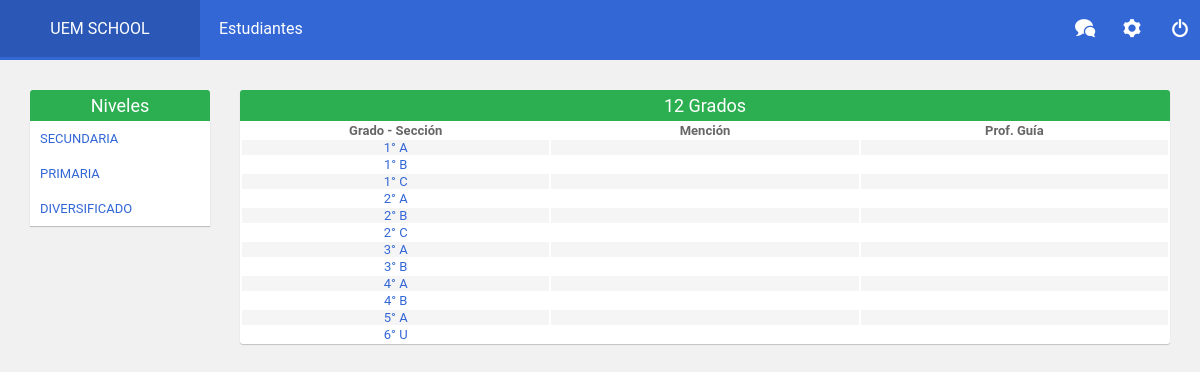
Screenshot of /Estudiantes/Grados/index.php?niv=1 (signed in) with the database file from the repository.
### tables this page shows
CREATE TABLE `grados_secciones` (
  `id` int(20) NOT NULL AUTO_INCREMENT,
  `id_grado` int(20) DEFAULT NULL,
  `desc_grado` varchar(20) DEFAULT NULL,
  `abrev_grado` varchar(20) DEFAULT NULL,
  `id_seccion` int(20) DEFAULT NULL,
  `desc_seccion` varchar(20) DEFAULT NULL,
  `mencion` varchar(50) DEFAULT NULL,
  `nivel` varchar(50) DEFAULT NULL,
  `cedula_prof` varchar(20) DEFAULT NULL,
  PRIMARY KEY (`id`)
);

### Config/Conexion.php (called while the page is built, shortened)
<?php
	class Conexion{
		public $DB = array(
			"host" => "localhost",
			"user" => "root",
			"pass" => "",
			"db"   => "escuela"
		);
		public function __construct(){
			$this->ion = new mysqli($this->DB['host'], $this->DB['user'], $this->DB['pass'], $this->DB['db']);
		}
	}
?>

### Estudiantes/Grados/index.php (the view, shortened to what this page needs)
<?php
	require_once "../../template/profesor.php";
	class index{
		function aside($codg_usr, $nivel){
			$conex = new Conexion;
			$sql = "SELECT a.nivel, b.descripcion
					FROM grados_secciones a, descripciones b
					WHERE b.grupo = 'Niveles'
					AND a.nivel = b.id_desc
					GROUP BY descripcion
					ORDER BY a.id_grado";
			$niveles = $conex->ion->query($sql);
?>
			<aside>
				<div  class="title">Niveles</div>
				<ul>
				<?php
					while ($niv = mysqli_fetch_array($niveles)) {
					echo "<li><a href='".URL."Estudiantes/Grados/index.php?niv=".$niv['nivel']."'>".utf8_encode($niv['descripcion'])."</a></li>";
					}
				?>
				</ul>
				<br>
			</aside>
<?php
		}
		function listado($codg_usr, $nivel){
			$this->nivel = $nivel;
			$conex = new Conexion;
			$sql = "SELECT a.*, b.descripcion
					FROM grados_secciones a, descripciones b
					WHERE a.nivel = '{$this->nivel}'
					AND b.grupo = 'Niveles'
					AND a.nivel = b.id_desc";
			$grados_secciones = $conex->ion->query($sql);
?>
			<div class="list">
			  	<div><p class="title"><?php echo mysqli_num_rows($grados_secciones) ?> Grados</p></div>
				<table>
					<thead>
						<tr>
							<th>Grado - Sección</th>
							<th>Mención</th>
							<th>Prof. Guía</th>
						</tr>
					</thead>
					<tbody>
					<?php while ($grados = mysqli_fetch_array($grados_secciones)){ ?>
							<tr>
								<td width="33.3%"><a href="<?php echo URL."Estudiantes/Grados/Ver.php?id=".$grados['id'] ?>"><?php echo $grados['abrev_grado'] ?>° <?php echo $grados['desc_seccion'] ?></a></td>
								<td width="33.3%"><?php echo utf8_encode($grados['mencion']) ?></td>
								<td width="33.3%"><?php echo utf8_encode($grados['cedula_prof']) ?></td>
							</tr>
					<?php } ?>
					</tbody>
				</table>
			</div>
<?php 	}
	}
	$codg_usr = $_SESSION['codg_usr'];
	@$nivel = $_GET['niv'];
	$index = new index;
	$index->aside($codg_usr, $nivel);
	if (isset($nivel)) {
		$index->listado($codg_usr, $nivel);
	}
?>

### template/profesor.php (shortened to what this page needs)
<!DOCTYPE html>
<html lang="es">
<head>
	<link rel="stylesheet" href="<?php echo URL ?>template/css/CGL-UI.css">
</head>
<body>
	<nav>
		<li><a href="<?php echo URL ?>"><?php echo RAZON; ?></a></li>
		<li><a href="#">Estudiantes</a>
		</li>
		<li class="right"><a href="<?php echo URL ?>Logout.php"><span class="icon-switch"></span></a></li>
		<li class="right"><a href="<?php echo URL ?>Configuracion.php"><span class="icon-cog"></span></a></li>
		<li class="right"><a href="<?php echo URL ?>Mensajes"><span class="icon-bubbles"></span></a></li>
	</nav>

### template/css/CGL-UI.css (style rules this page uses)
* { margin: 0px; padding: 0px; }
body { font-family: "Roboto", "Helvetica Neue", Helvetica, Arial, sans-serif; font-size: 13px; color: #666666; background-color: #F1F1F1; margin: 0; }
a { color: #3367D6; text-decoration: none; }
li { list-style: none; }
nav li a { color: #FFF; }
nav { height: 60px; background: #3367D6; font-size: 16px; }
nav > li { text-align: center; width: 10%; height: 60px; float: left; }
nav > li:nth-child(1) { width: 16.66666666%; }
.right { float: right; width: 4%; }
nav > li > a { padding: 19px; display: block; }
aside { position: relative; float: left; width: 15%; top: 30px; left: 2.5%; }
aside > div { text-align: center; }
aside > ul { background: #FFF; -webkit-box-shadow: 0 1px 1px rgba(0, 0, 0, 0.2); box-shadow: 0 1px 1px rgba(0, 0, 0, 0.2); }
aside ul > li:last-child { border-bottom-right-radius: 3px; }
aside ul > li > a { padding: 10px; display: block; }
.list { position: relative; width: 77.5%; margin: 30px 2.5% 50px auto; text-align: center; background-color: #ffffff; border-radius: 3px; -webkit-box-shadow: 0 1px 1px rgba(0, 0, 0, 0.2); box-shadow: 0 1px 1px rgba(0, 0, 0, 0.2); }
.title { margin: 0 auto; color: #FFF; padding: 5px; font-size: 18px; background-color: #2CAF50; border-top-left-radius: 3px; border-top-right-radius: 3px; }
table { width: 100%; margin: 0 auto; }
thead { border-color: #DFF0D8; background: #DFF0D8; }
tbody tr:nth-child(2n+1) { background: #F5F5F5; }
th { background: #FFF; }
[class^="icon-"], [class*=" icon-"] { font-family: 'ico' !important; speak: none; font-style: normal; font-weight: normal; font-variant: normal; font-size: 18px; text-transform: none; line-height: 1; -webkit-font-smoothing: antialiased; -moz-osx-font-smoothing: grayscale; }
.icon-bubbles:before { content: "\e96c"; }
.icon-cog:before { content: "\e994"; }
.icon-switch:before { content: "\e9b6"; }

### rows the page displays
grados_secciones: abrev_grado "1", desc_seccion "A"
grados_secciones: abrev_grado "1", desc_seccion "B"
grados_secciones: abrev_grado "1", desc_seccion "C"
grados_secciones: abrev_grado "2", desc_seccion "A"
grados_secciones: abrev_grado "2", desc_seccion "B"
grados_secciones: abrev_grado "2", desc_seccion "C"
grados_secciones: abrev_grado "3", desc_seccion "A"
grados_secciones: abrev_grado "3", desc_seccion "B"
grados_secciones: abrev_grado "4", desc_seccion "A"
grados_secciones: abrev_grado "4", desc_seccion "B"
grados_secciones: abrev_grado "5", desc_seccion "A"
grados_secciones: abrev_grado "6", desc_seccion "U"

### other values shown
RAZON "UEM SCHOOL"
utf8_encode($niv['descripcion']) "SECUNDARIA"
utf8_encode($niv['descripcion']) "PRIMARIA"
utf8_encode($niv['descripcion']) "DIVERSIFICADO"
mysqli_num_rows($grados_secciones) "12"
